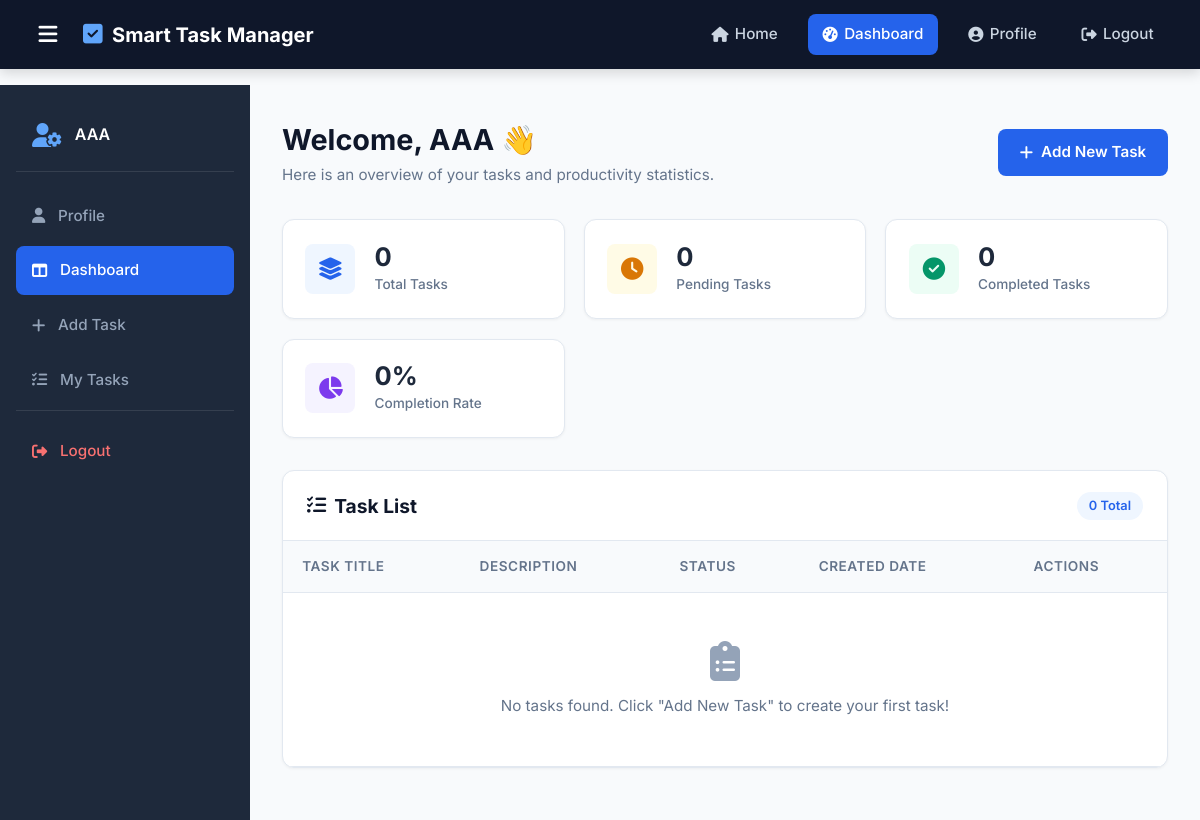
/dashboard (signed in), run on an earlier commit of the app's database.
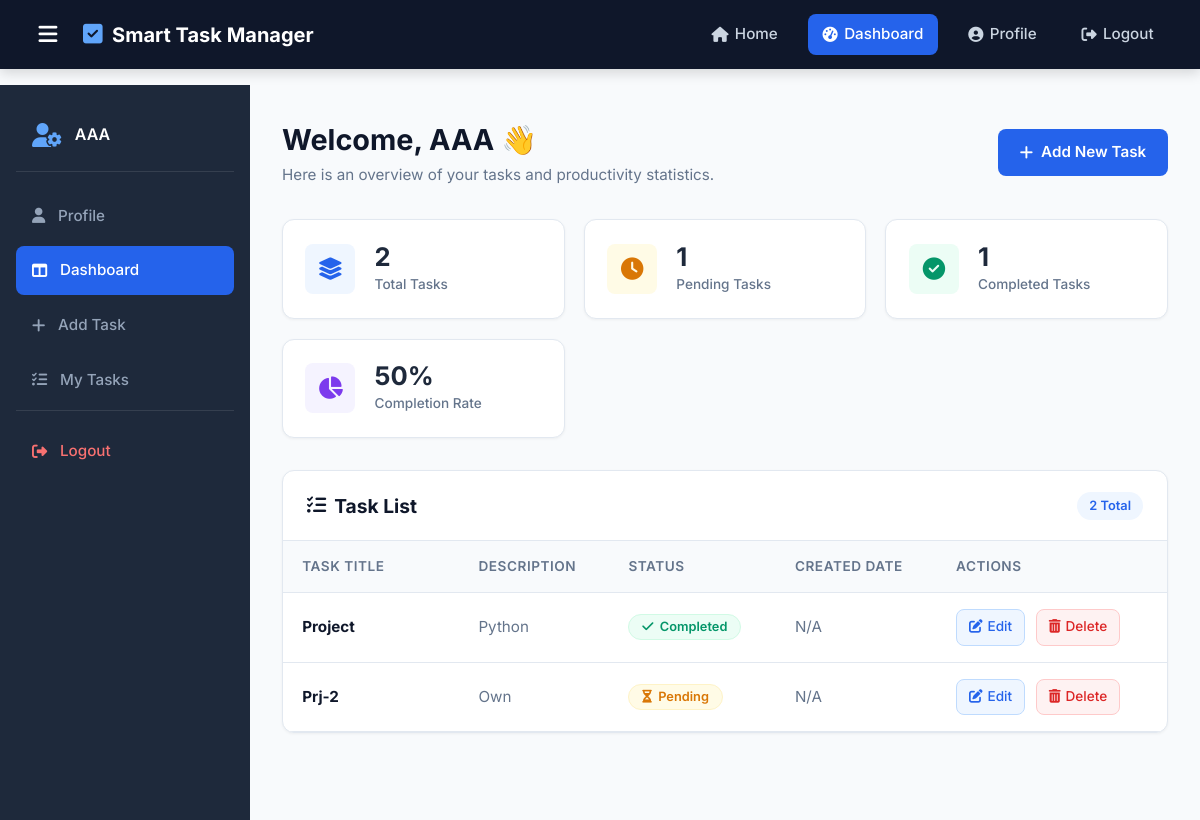
And on a later commit of the database.
### models/user.py (models this page shows)
class User(db.Model):
    id = db.Column(db.Integer, primary_key=True)
    name = db.Column(db.String(100), nullable=False)
    email = db.Column(db.String(100), unique=True, nullable=False)
    password = db.Column(db.String(255), nullable=False)

### models/task.py (models this page shows)
class Task(db.Model):
    id = db.Column(db.Integer, primary_key=True)
    title = db.Column(db.String(200), nullable=False)
    description = db.Column(db.Text)
    status = db.Column(db.String(20), default="Pending")
    created_at = db.Column(db.DateTime, default=datetime.utcnow)
    user_id = db.Column(
        db.Integer,
        db.ForeignKey("user.id"),
        nullable=False
    )

### app.py (the view)
@app.route("/dashboard")
def dashboard():
    user_id = session.get("user_id")
    if not user_id:
        flash("Please login first!", "error")
        return redirect(url_for("login"))
    user = User.query.get(user_id)
    tasks = Task.query.filter_by(user_id=user_id).all()
    return render_template(
        "dashboard.html",
        user=user,
        tasks=tasks
    )

### templates/dashboard.html (shortened to what this page needs)
{% extends "base.html" %}
{% block content %}
<div class="dashboard-layout">
    <aside class="sidebar" id="sidebar">
        <div class="sidebar-header">
            <i class="fa-solid fa-user-gear sidebar-icon"></i>
            <span class="sidebar-user-name">{{ user.name }}</span>
        </div>
        <ul class="sidebar-menu">
            <li class="sidebar-item">
                <a href="/profile" class="sidebar-link {% if request.path == '/profile' %}active{% endif %}">
                    <i class="fa-solid fa-user"></i>
                    <span>Profile</span>
                </a>
            </li>
            <li class="sidebar-item">
                <a href="/dashboard" class="sidebar-link {% if request.path == '/dashboard' %}active{% endif %}">
                    <i class="fa-solid fa-table-columns"></i>
                    <span>Dashboard</span>
                </a>
            </li>
            <li class="sidebar-item">
                <a href="/add_task" class="sidebar-link">
                    <i class="fa-solid fa-plus"></i>
                    <span>Add Task</span>
                </a>
            </li>
            <li class="sidebar-item">
                <a href="#tasks" class="sidebar-link">
                    <i class="fa-solid fa-list-check"></i>
                    <span>My Tasks</span>
                </a>
            </li>
            <li class="sidebar-item sidebar-logout">
                <a href="/logout" class="sidebar-link text-danger">
                    <i class="fa-solid fa-right-from-bracket"></i>
                    <span>Logout</span>
                </a>
            </li>
        </ul>
    </aside>
    <main class="dashboard-main">
        <div class="dashboard-header">
            <div>
                <h1 class="welcome-title">Welcome, {{ user.name }} 👋</h1>
                <p class="welcome-subtitle">Here is an overview of your tasks and productivity statistics.</p>
            </div>
            <a href="/add_task" class="btn btn-primary">
                <i class="fa-solid fa-plus"></i> Add New Task
            </a>
        </div>
        <div class="dashboard-cards">
            <div class="stat-card card-total">
                <div class="stat-icon">
                    <i class="fa-solid fa-layer-group"></i>
                </div>
                <div class="stat-info">
                    <h3>{{ tasks | length }}</h3>
                    <p>Total Tasks</p>
                </div>
            </div>
            <div class="stat-card card-pending">
                <div class="stat-icon">
                    <i class="fa-solid fa-clock"></i>
                </div>
                <div class="stat-info">
                    <h3>{{ tasks | selectattr('status', 'equalto', 'Pending') | list | length }}</h3>
                    <p>Pending Tasks</p>
                </div>
            </div>
            <div class="stat-card card-completed">
                <div class="stat-icon">
                    <i class="fa-solid fa-circle-check"></i>
                </div>
                <div class="stat-info">
                    <h3>{{ tasks | selectattr('status', 'equalto', 'Completed') | list | length }}</h3>
                    <p>Completed Tasks</p>
                </div>
            </div>
            <div class="stat-card card-recent">
                <div class="stat-icon">
                    <i class="fa-solid fa-chart-pie"></i>
                </div>
                <div class="stat-info">
                    {% set total = tasks | length %}
                    {% set completed = tasks | selectattr('status', 'equalto', 'Completed') | list | length %}
                    {% if total > 0 %}
                        <h3>{{ ((completed / total) * 100) | round | int }}%</h3>
                    {% else %}
                        <h3>0%</h3>
                    {% endif %}
                    <p>Completion Rate</p>
                </div>
            </div>
        </div>
        <div class="table-card" id="tasks">
            <div class="table-card-header">
                <h2><i class="fa-solid fa-list-check"></i> Task List</h2>
                <span class="task-count-badge">{{ tasks | length }} Total</span>
            </div>
            <div class="table-responsive">
                <table class="task-table">
                    <thead>
                        <tr>
                            <th>Task Title</th>
                            <th>Description</th>
                            <th>Status</th>
                            <th>Created Date</th>
                            <th>Actions</th>
                        </tr>
                    </thead>
                    <tbody>
                        {% for task in tasks %}
                            <tr>
                                <td class="task-title-cell">
                                    <strong>{{ task.title }}</strong>
                                </td>
                                <td class="task-desc-cell">
                                    {{ task.description if task.description else "No description provided." }}
                                </td>
                                <td>
                                    {% if task.status == "Completed" %}
                                        <span class="badge badge-completed">
                                            <i class="fa-solid fa-check"></i> Completed
                                        </span>
                                    {% else %}
                                        <span class="badge badge-pending">
                                            <i class="fa-solid fa-hourglass-half"></i> Pending
                                        </span>
                                    {% endif %}
                                </td>
                                <td class="task-date-cell">
                                    {% if task.created_at %}
                                        {{ task.created_at.strftime('%Y-%m-%d') }}
                                    {% else %}
                                        N/A
                                    {% endif %}
                                </td>
                                <td class="actions-cell">
                                    <a href="/edit_task/{{ task.id }}" class="btn-action btn-edit" title="Edit Task">
                                        <i class="fa-solid fa-pen-to-square"></i> Edit
                                    </a>
                                    <a href="/delete_task/{{ task.id }}"
                                       class="btn-action btn-delete"
                                       title="Delete Task"
                                       onclick="return confirm('Are you sure you want to delete this task?');">
                                        <i class="fa-solid fa-trash-can"></i> Delete
                                    </a>
                                </td>
                            </tr>
                        {% else %}
                            <tr>
                                <td colspan="5" class="empty-table-cell">
                                    <div class="empty-state">
                                        <i class="fa-solid fa-clipboard-list empty-icon"></i>
                                        <p>No tasks found. Click "Add New Task" to create your first task!</p>
                                    </div>
                                </td>
                            </tr>
                        {% endfor %}
                    </tbody>
                </table>
            </div>
        </div>
    </main>
</div>
{% endblock %}

### templates/base.html (shortened to what this page needs)
<!DOCTYPE html>
<html lang="en">
<head>
    <link rel="stylesheet" href="https://cdnjs.cloudflare.com/ajax/libs/font-awesome/6.7.2/css/all.min.css">
    <link rel="stylesheet" href="{{ url_for('static', filename='css/style.css') }}">
</head>
<body>
    <nav class="navbar">
        <div class="left-nav">
            <button id="menu-btn" class="menu-toggle-btn" aria-label="Toggle Sidebar">
                <i class="fa-solid fa-bars"></i>
            </button>
            <a href="/" class="brand-logo">
                <i class="fa-solid fa-square-check brand-icon"></i>
                <span class="brand-text">Smart Task Manager</span>
            </a>
        </div>
        <div class="right-nav">
            <a href="/" class="nav-link {% if request.path == '/' %}active{% endif %}">
                <i class="fa-solid fa-house"></i> Home
            </a>
            {% if session.get("user_id") %}
                <a href="/dashboard" class="nav-link {% if request.path == '/dashboard' %}active{% endif %}">
                    <i class="fa-solid fa-gauge-high"></i> Dashboard
                </a>
                <a href="/profile" class="nav-link {% if request.path == '/profile' %}active{% endif %}">
                    <i class="fa-solid fa-circle-user"></i> Profile
                </a>
                <a href="/logout" class="nav-link nav-logout">
                    <i class="fa-solid fa-right-from-bracket"></i> Logout
                </a>
            {% endif %}
        </div>
    </nav>
    <main class="main-wrapper">
        {% block content %}
        {% endblock %}
    </main>
</body>
</html>

What changed in the data, as far as the page shows it:
added Task: title "Project", description "Python", status "Completed" (drawn), shows "N/A"
added Task: title "Prj-2", description "Own", status "Pending" (drawn), shows "N/A"
Also different on the page:
{{ tasks | length }}: "0" → "2"
{{ tasks | selectattr('status', 'equalto', 'Pending') | list | length }}: "0" → "1"
{{ tasks | selectattr('status', 'equalto', 'Completed') | list | length }}: "0" → "1"
{{ ((completed / total) * 100) | round | int }}: (not shown) → "50"
text no longer shown: "0% No tasks found. Click \"Add New Task\" to create your first task!"
